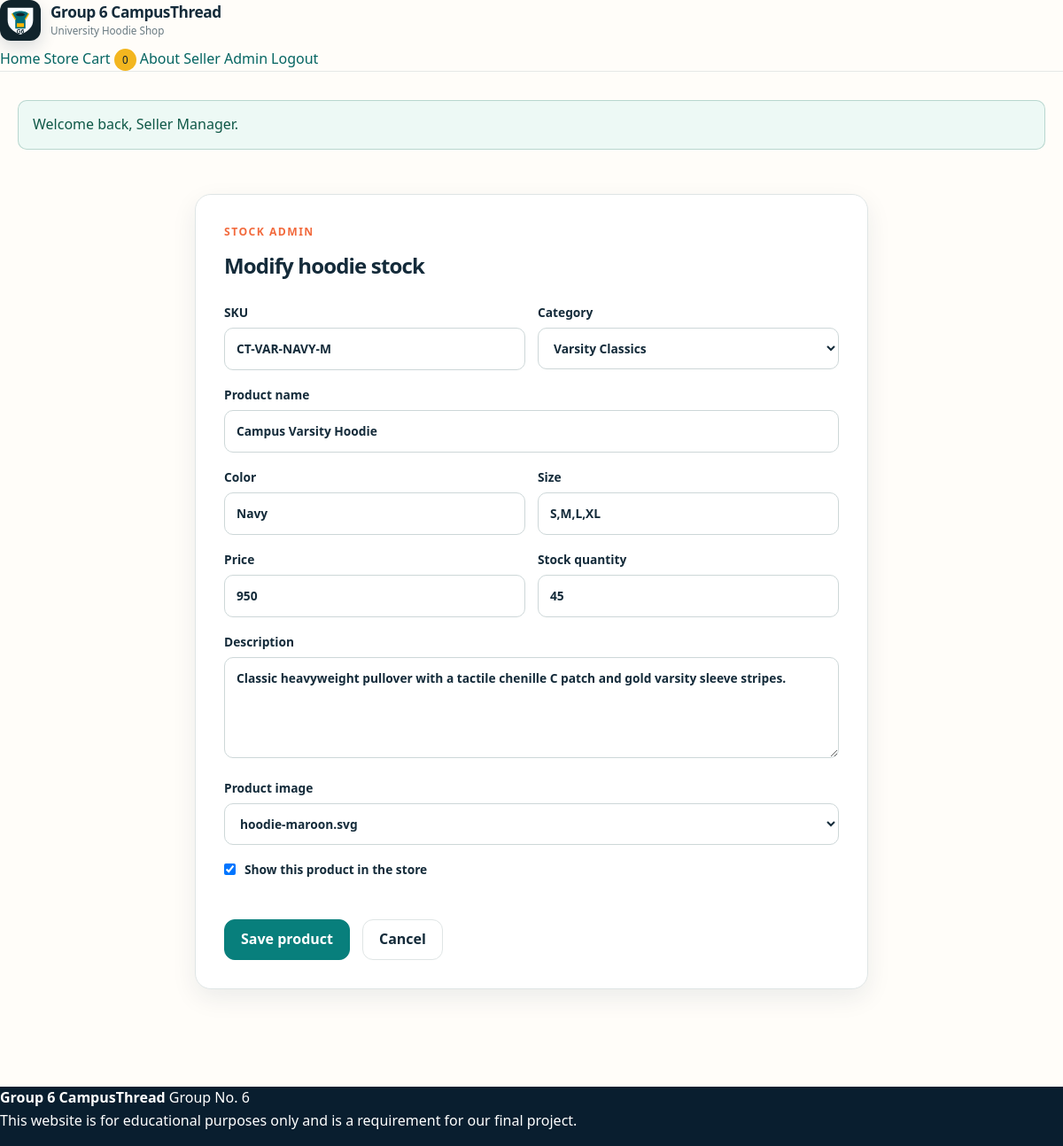
The page /outputs/campus-thread-hoodies/admin/product_form.php?id=3 (signed in) on the database its author committed.
### tables this page shows
CREATE TABLE products (
            id INTEGER PRIMARY KEY AUTOINCREMENT,
            category_id INTEGER NOT NULL,
            sku TEXT NOT NULL UNIQUE,
            name TEXT NOT NULL,
            color TEXT NOT NULL,
            size TEXT NOT NULL,
            price REAL NOT NULL,
            stock INTEGER NOT NULL DEFAULT 0,
            description TEXT NOT NULL,
            image_url TEXT NOT NULL,
            is_active INTEGER NOT NULL DEFAULT 1,
            created_at TEXT NOT NULL DEFAULT CURRENT_TIMESTAMP,
            updated_at TEXT NOT NULL DEFAULT CURRENT_TIMESTAMP,
            FOREIGN KEY (category_id) REFERENCES categories(id)
        );

CREATE TABLE categories (
            id INTEGER PRIMARY KEY AUTOINCREMENT,
            name TEXT NOT NULL UNIQUE,
            slug TEXT NOT NULL UNIQUE,
            description TEXT NOT NULL DEFAULT ''
        );

### outputs/campus-thread-hoodies/includes/database.php (called while the page is built, shortened)
<?php
function db(): PDO
{
    static $pdo = null;
    if ($pdo instanceof PDO) {
        return $pdo;
    }
    $pdo = new PDO('sqlite:' . DB_PATH, null, null, [
        PDO::ATTR_ERRMODE => PDO::ERRMODE_EXCEPTION,
        PDO::ATTR_DEFAULT_FETCH_MODE => PDO::FETCH_ASSOC,
    ]);
    $pdo->exec('PRAGMA foreign_keys = ON');
    return $pdo;
}

### outputs/campus-thread-hoodies/includes/functions.php (called while the page is built, shortened)
<?php
function h($value): string
{
    return htmlspecialchars((string) $value, ENT_QUOTES, 'UTF-8');
}
function url(string $path = ''): string
{
    return rtrim(BASE_PATH, '/') . '/' . ltrim($path, '/');
}

### outputs/campus-thread-hoodies/admin/product_form.php (the view, shortened to what this page needs)
<?php
$id = (int) ($_GET['id'] ?? 0);
$editing = $id > 0;
$categories = db()->query('SELECT * FROM categories ORDER BY name')->fetchAll();
$imageOptions = [
    'assets/img/hoodie-maroon.svg',
    'assets/img/hoodie-forest.svg',
    'assets/img/hoodie-navy.svg',
    'assets/img/hoodie-ash.svg',
    'assets/img/hoodie-cream.svg',
    'assets/img/hoodie-teal.svg',
];
if ($editing) {
    $stmt = db()->prepare('SELECT * FROM products WHERE id = ? LIMIT 1');
    $stmt->execute([$id]);
    $productRecord = $stmt->fetch();
}
require_once __DIR__ . '/../includes/header.php';
?>
<section class="form-shell">
    <div class="form-panel">
        <p class="eyebrow">Stock admin</p>
        <h1><?= $editing ? 'Modify hoodie stock' : 'Add hoodie stock' ?></h1>
        <form method="post" class="stacked-form">
            <div class="form-grid">
                <label>SKU
                    <input type="text" name="sku" value="<?= h($productRecord['sku']) ?>" required>
                </label>
                <label>Category
                    <select name="category_id" required>
                        <?php foreach ($categories as $category): ?>
                            <option value="<?= (int) $category['id'] ?>" <?= (int) $productRecord['category_id'] === (int) $category['id'] ? 'selected' : '' ?>>
                                <?= h($category['name']) ?>
                            </option>
                        <?php endforeach; ?>
                    </select>
                </label>
            </div>
            <label>Product name
                <input type="text" name="name" value="<?= h($productRecord['name']) ?>" required>
            </label>
            <div class="form-grid">
                <label>Color
                    <input type="text" name="color" value="<?= h($productRecord['color']) ?>" required>
                </label>
                <label>Size
                    <input type="text" name="size" value="<?= h($productRecord['size']) ?>" required>
                </label>
            </div>
            <div class="form-grid">
                <label>Price
                    <input type="number" name="price" min="1" step="0.01" value="<?= h((string) $productRecord['price']) ?>" required>
                </label>
                <label>Stock quantity
                    <input type="number" name="stock" min="0" value="<?= h((string) $productRecord['stock']) ?>" required>
                </label>
            </div>
            <label>Description
                <textarea name="description" rows="4" required><?= h($productRecord['description']) ?></textarea>
            </label>
            <label>Product image
                <select name="image_url">
                    <?php foreach ($imageOptions as $image): ?>
                        <option value="<?= h($image) ?>" <?= $productRecord['image_url'] === $image ? 'selected' : '' ?>><?= h(basename($image)) ?></option>
                    <?php endforeach; ?>
                </select>
            </label>
            <label class="check-line">
                <input type="checkbox" name="is_active" value="1" <?= (int) $productRecord['is_active'] === 1 ? 'checked' : '' ?>>
                Show this product in the store
            </label>
            <div class="button-row">
                <button class="button primary" type="submit">Save product</button>
                <a class="button ghost" href="<?= h(url('admin/products.php')) ?>">Cancel</a>
            </div>
        </form>
    </div>
</section>
<?php require_once __DIR__ . '/../includes/footer.php'; ?>

### campus-thread-hoodies/assets/css/styles.css (style rules this page uses)
:root { --navy: #102a43; --navy-deep: #091e2f; --teal: #087f7c; --teal-dark: #056562; --orange: #f26a3d; --gold: #f3b61f; --cream: #f7f2e8; --sand: #ede5d6; --paper: #fffdf9; --white: #ffffff; --ink: #142b3a; --muted: #687981; --line: #dfe5e5; --success: #18715c; --error: #a83b32; --radius-sm: 10px; --radius: 18px; --radius-lg: 30px; --shadow-sm: 0 10px 28px rgba(16, 42, 67, 0.08); --shadow: 0 24px 60px rgba(16, 42, 67, 0.13); --container: 1180px; }
* { box-sizing: border-box; }
html { min-height: 100%; scroll-behavior: smooth; }
body { min-height: 100vh; min-height: 100dvh; margin: 0; display: flex; flex-direction: column; color: var(--ink); background: var(--paper); font-family: "Segoe UI", Arial, Helvetica, sans-serif; font-size: 16px; line-height: 1.6; -webkit-font-smoothing: antialiased; }
body::before { position: fixed; inset: 0; z-index: -1; content: ""; pointer-events: none; background-image: radial-gradient(rgba(16, 42, 67, 0.045) 0.7px, transparent 0.7px); background-size: 16px 16px; }
a { color: var(--teal-dark); text-decoration: none; }
button, input, textarea, select { font: inherit; }
button, a { -webkit-tap-highlight-color: transparent; }
h1, h2, h3, p { overflow-wrap: break-word; }
h1, h2, h3 { letter-spacing: -0.035em; }
h1, h2, h3, p { margin-top: 0; }
.eyebrow { margin: 0 0 10px; color: var(--orange); font-size: 0.76rem; font-weight: 900; letter-spacing: 0.12em; text-transform: uppercase; }
.hero-actions, .button-row, .admin-actions, .success-actions { display: flex; align-items: center; flex-wrap: wrap; gap: 14px; margin-top: 28px; }
.button { min-height: 46px; display: inline-flex; align-items: center; justify-content: center; gap: 10px; padding: 10px 18px; border: 1px solid var(--line); border-radius: 12px; color: var(--ink); background: var(--white); font-weight: 800; line-height: 1.2; text-align: center; cursor: pointer; transition: transform 150ms ease, box-shadow 150ms ease, background 150ms ease; }
.button.primary { border-color: var(--teal); color: var(--white); background: var(--teal); }
.section-head h2, .admin-page-head h1, .summary-table h2, .admin-card h2, .form-panel h1, .form-panel h2 { margin: 0; }
.product-card, .admin-card, .form-panel, .summary-panel, .summary-table, .empty-state, .about-grid article, .value-grid article { border: 1px solid var(--line); border-radius: var(--radius); background: var(--white); box-shadow: var(--shadow-sm); }
.form-shell { min-height: 520px; display: grid; place-items: center; padding: 30px 0; }
.form-panel { width: min(760px, 100%); padding: 32px; }
.stacked-form { display: grid; gap: 17px; margin-top: 22px; }
.form-grid { display: grid; grid-template-columns: repeat(2, minmax(0, 1fr)); gap: 14px; }
label, legend { color: var(--ink); font-size: 0.86rem; font-weight: 800; }
input, textarea, select { width: 100%; margin-top: 6px; padding: 12px 13px; border: 1px solid #cdd7d8; border-radius: 10px; color: var(--ink); background: var(--white); transition: border 150ms ease, box-shadow 150ms ease; }
input::placeholder, textarea::placeholder { color: #9ba8ac; }
textarea { resize: vertical; }
.check-line { display: flex; align-items: center; gap: 10px; }
.check-line input { width: auto; margin: 0; }

### rows shown on the page
products: sku "CT-VAR-NAVY-M", category_id "Varsity Classics", name "Campus Varsity Hoodie", color "Navy", size "S,M,L,XL", price "950", stock "45", description "Classic heavyweight pullover with a tactile chenille C patch and gold varsity sleeve stripes.", is_active "☑"

### other values the page prints
GROUP_NAME "Group 6 CampusThread"
$cartCount "0"
$message "Welcome back, Seller Manager."
GROUP_NUMBER "6"
form field image_url "hoodie-maroon.svg"
